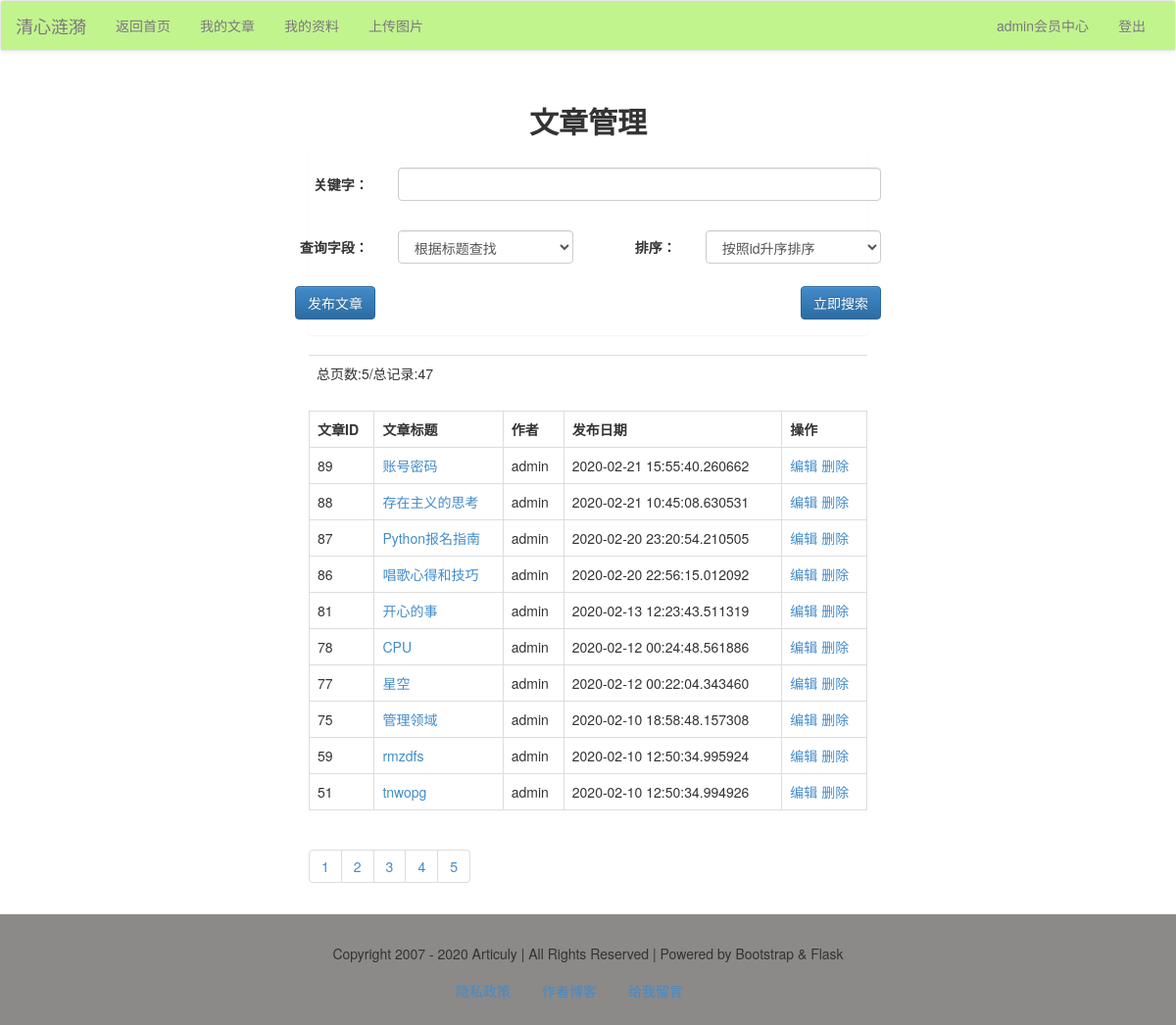
The app's page /member/article/list (signed in), older data.
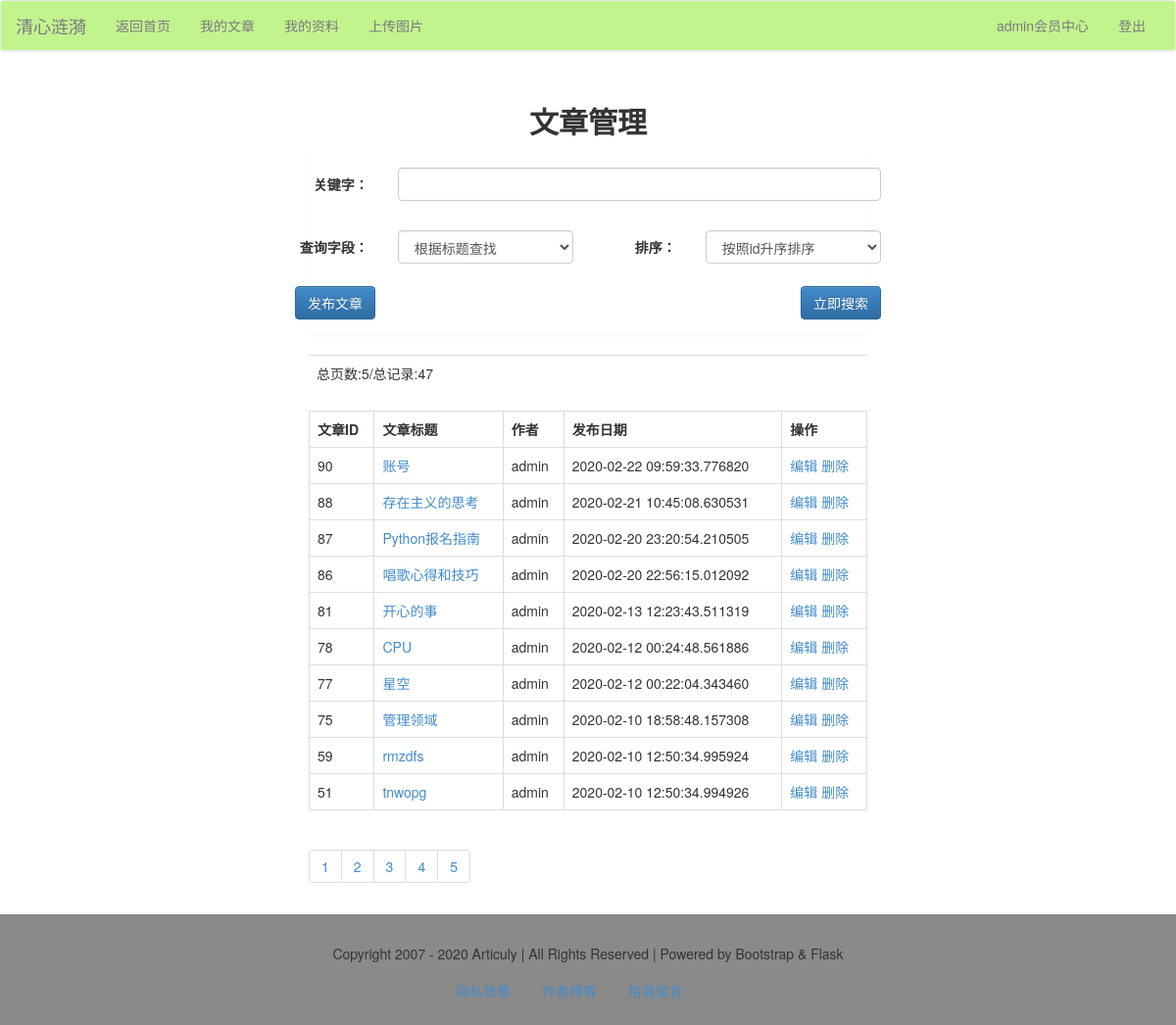
The same page, newer data.
### models.py (models this page shows)
class Article(db.Model):
    id = db.Column(db.Integer, primary_key=True)
    title = db.Column(db.String)
    thumb = db.Column(db.String)
    intro = db.Column(db.String)
    author = db.Column(db.String)
    content = db.Column(db.Text)
    pubdate = db.Column(db.DateTime, default=datetime.now)
    cate_id = db.Column(db.Integer, db.ForeignKey('category.cate_id'))

### member/articles.py (the view)
@member_app.route("/article/list/<int:page>", methods=['get', 'post'])
@member_app.route("/article/list", defaults={"page": 1}, methods=['get', 'post'])
def article_list(page):
    if request.method == 'POST':
        q = request.form['q']
        condition = {request.form['field']: q}
        if request.form['field'] == 'title':
            condition = Article.title.like('%%%s%%' % q)
        else:
            condition = Article.content.like('%%%s%%' % q)
        if request.form['order'] == '1':
            order = Article.id.asc()
        else:
            order = Article.id.desc()
        res = Article.query.filter(Article.author == session['user']).filter(condition).order_by(order).paginate(page,
                                                                                                                 10)
    else:
        res = Article.query.filter(Article.author == session['user']).order_by(Article.id.desc()).paginate(page, 10)
    articles = res.items
    pageList = res.iter_pages()
    total = res.total
    pages = res.pages
    return render_template("member/article/article_list.html", articles=articles, pageList=pageList, total=total,
                           pages=pages)

### app.py (called while the page is built)
@app.context_processor
def account():
    username = session.get('user')
    return {'username': username}

@app.context_processor
def getCateList():
    cates = Category.query.all()
    return {'cates': cates}

### libs.py (called while the page is built)
def login_required(func):
    @wraps(func)
    def decorator_nest(*args, **kwargs):
        if not 'user' in session:
            return redirect(url_for('login'))
        else:
            print(func)
            return func(*args, **kwargs)
    return decorator_nest

### member/member_app.py (called while the page is built)
@member_app.before_request
@login_required
def is_login():
    print(session['user'])

### templates/member/article/article_list.html (shortened to what the changed rows need)
{% extends "member/member_base.html" %}
{% block content %}
    <div class="container-fluid">
        <div class="row">
            <div class="main col-lg-6 col-lg-offset-3 col-md-8 col-md-offset-2 col-sm-10 col-sm-offset-1 col-xs-12">
                <h2 class="text-center"><b>文章管理</b></h2>
                <table class="table table-bordered">
                    <tr>
                        <th>文章ID</th>
                        <th>文章标题</th>
                        <th>作者</th>
                        <th>发布日期</th>
                        <th>操作</th>
                    </tr>
                    {% for article in articles %}
                        <tr>
                            <td>{{ article.id }}</td>
                            <td>
                                <a href="{{ url_for("article_app.view", article_id=article.id) }}">{{ article.title }}</a>
                            </td>
                            <td>{{ article.author }}</td>
                            <td>{{ article.pubdate }}</td>
                            <td>
                                <a href="{{ url_for("member_app.article_edit", article_id=article.id) }}">编辑</a>
                                <a href="{{ url_for("member_app.article_delete", article_id=article.id) }}">删除</a>
                            </td>
                        </tr>
                    {% endfor %}
                </table>
                <ul class="pagination">
                    {% for page in pageList %}
                        {% if page!=None %}
                            <li><a href="{{ url_for("member_app.article_list", page=page) }}">{{ page }}</a></li>
                        {% else %}
                            <li><a href="#">...</a></li>
                        {% endif %}
                    {% endfor %}
                </ul>
            </div>
        </div>
    </div>
{% endblock %}

Row changes from the older to the newer data that the page shows:
removed Article: id "89", title "账号密码", author "admin", pubdate "2020-02-21 15:55:40.260662"
added Article: id "90", title "账号", author "admin", pubdate "2020-02-22 09:59:33.776820"
